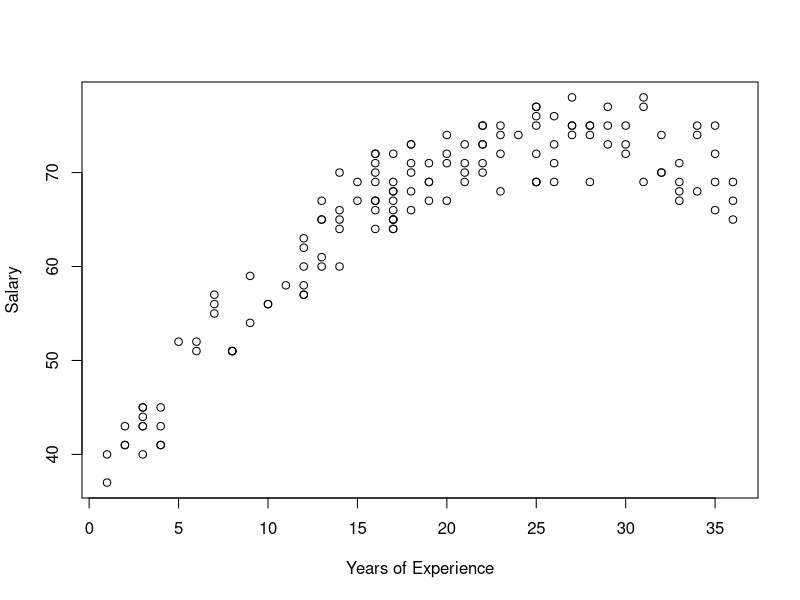

Generate this figure with R: (Note: this script raises an error after producing the figure.)
## ---- chunk 1
install.packages("alr4")
## ---- chunk 2
profsalary <- read.table("profsalary.txt", header = TRUE)

## ---- chunk 3
head(profsalary)
## ---- chunk 4
lm2 <- lm(Salary ~ Experience + I(Experience^2), data=profsalary)
summary(lm2)

plot(Salary ~ Experience, data=profsalary, 
     ylab='Salary', xlab='Years of Experience')
curve(predict(lm2, newdata = data.frame(x = x)), add = TRUE, col = "red")
## ---- chunk 5
plot(profsalary$Experience, resid(lm2),
     xlab='Years of Experience', ylab='Residuals')
## ---- chunk 6
x_new <- data.frame(Experience = 10)
predict(lm2, newdata=x_new, interval="prediction")
## ---- chunk 7
range(profsalary$Experience)

## ---- chunk 8
x_grd <- seq(1,36, by=0.5)
x_new <- data.frame(Experience = x_grd)
preds <- predict(lm2, newdata = x_new)
plot(Salary ~ Experience, data=profsalary,
     ylab='Salary', xlab='Years of Experience')
lines(x_grd, preds, col='blue', lwd=2.5)
